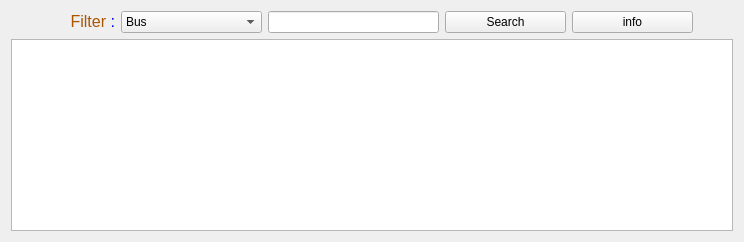
              <widget class="QWidget" name="bus_sits_2">
               <attribute name="title">
                <string>Bus Sits</string>
               </attribute>
               <layout class="QGridLayout" name="gridLayout_52">
                <item row="0" column="0">
                 <layout class="QGridLayout" name="gridLayout_53">
                  <item row="0" column="0">
                   <layout class="QHBoxLayout" name="horizontalLayout_43">
                    <item>
                     <spacer name="horizontalSpacer_111">
                      <property name="orientation">
                       <enum>Qt::Horizontal</enum>
                      </property>
                      <property name="sizeHint" stdset="0">
                       <size>
                        <width>40</width>
                        <height>20</height>
                       </size>
                      </property>
                     </spacer>
                    </item>
                    <item>
                     <widget class="QLabel" name="label_136">
                      <property name="minimumSize">
                       <size>
                        <width>64</width>
                        <height>21</height>
                       </size>
                      </property>
                      <property name="text">
                       <string>&lt;html&gt;&lt;head/&gt;&lt;body&gt;&lt;p align=&quot;right&quot;&gt;&lt;span style=&quot; font-size:12pt; color:#aa5500;&quot;&gt;Filter &lt;/span&gt;&lt;span style=&quot; font-size:12pt; color:#0000ff;&quot;&gt;:&lt;/span&gt;&lt;/p&gt;&lt;/body&gt;&lt;/html&gt;</string>
                      </property>
                     </widget>
                    </item>
                    <item>
                     <widget class="QComboBox" name="comboBox_17">
                      <property name="minimumSize">
                       <size>
                        <width>141</width>
                        <height>0</height>
                       </size>
                      </property>
                      <item>
                       <property name="text">
                        <string>Bus</string>
                       </property>
                      </item>
                      <item>
                       <property name="text">
                        <string>Sit Number</string>
                       </property>
                      </item>
                      <item>
                       <property name="text">
                        <string>State</string>
                       </property>
                      </item>
                     </widget>
                    </item>
                    <item>
                     <widget class="QLineEdit" name="lineEdit_17">
                      <property name="minimumSize">
                       <size>
                        <width>171</width>
                        <height>0</height>
                       </size>
                      </property>
                     </widget>
                    </item>
                    <item>
                     <widget class="QPushButton" name="pushButton_83">
                      <property name="minimumSize">
                       <size>
                        <width>121</width>
                        <height>0</height>
                       </size>
                      </property>
                      <property name="text">
                       <string>Search</string>
                      </property>
                      <property name="icon">
                       <iconset theme="edit-find">
                        <normaloff>../../../../../.designer/backup</normaloff>../../../../../.designer/backup</iconset>
                      </property>
                     </widget>
                    </item>
                    <item>
                     <widget class="QPushButton" name="pushButton_84">
                      <property name="minimumSize">
                       <size>
                        <width>121</width>
                        <height>0</height>
                       </size>
                      </property>
                      <property name="text">
                       <string>info</string>
                      </property>
                      <property name="icon">
                       <iconset theme="dialog-information">
                        <normaloff>../../../../../.designer/backup</normaloff>../../../../../.designer/backup</iconset>
                      </property>
                     </widget>
                    </item>
                    <item>
                     <spacer name="horizontalSpacer_112">
                      <property name="orientation">
                       <enum>Qt::Horizontal</enum>
                      </property>
                      <property name="sizeHint" stdset="0">
                       <size>
                        <width>40</width>
                        <height>20</height>
                       </size>
                      </property>
                     </spacer>
                    </item>
                   </layout>
                  </item>
                  <item row="1" column="0">
                   <widget class="QTableWidget" name="tableWidget_23"/>
                  </item>
                 </layout>
                </item>
               </layout>
              </widget>
